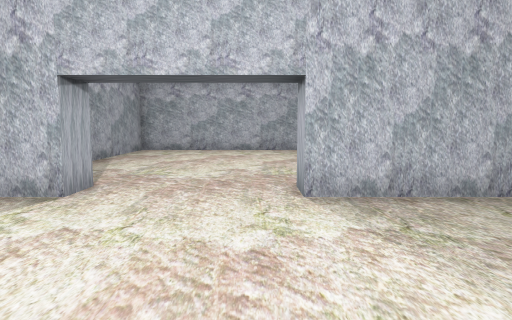
[1] (above)

12 first-person views from a walk through a Unity game level. The camera is 1.2 m above the floor, tilts 6° down and sees 75° across. Doors are open. The floor is counted in squares, 1 m on a side. Each view is taken from the middle of a square. On the plan, view 1 faces up. The plan holds only what a view shows up to about 14 squares ahead; the rest is blank. The place goes on beyond the plan. The player character is not drawn. Some surface patterns are stand-ins.

[2]
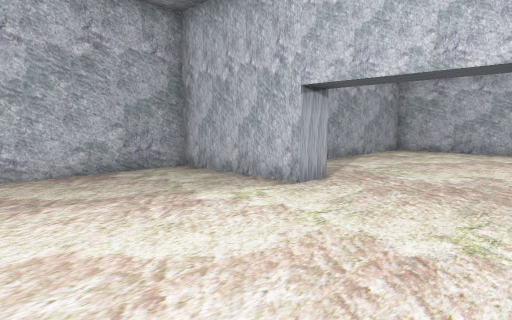

[3]
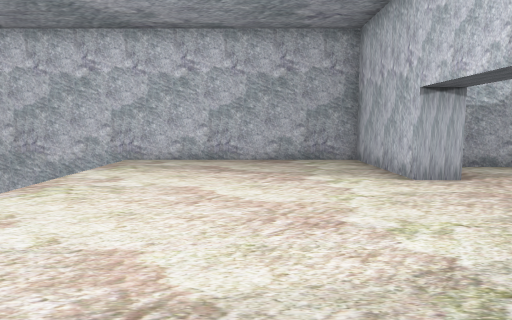

[4]
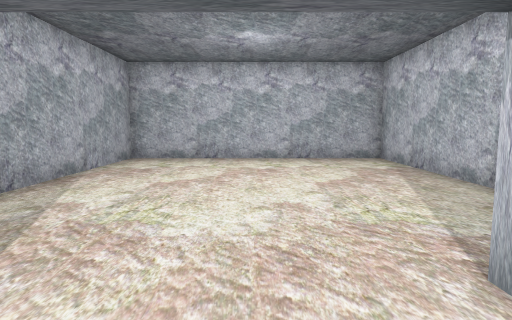

[5]
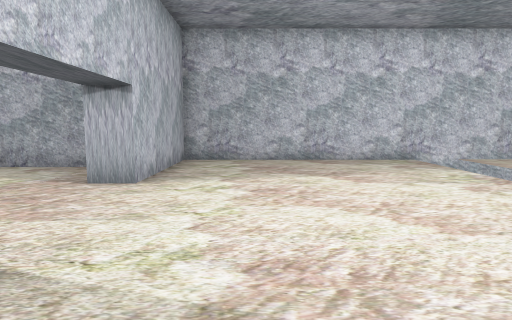

[6]
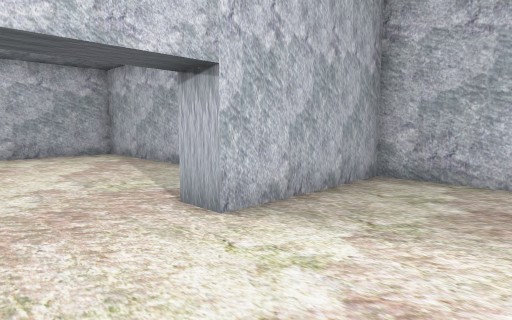

[7]
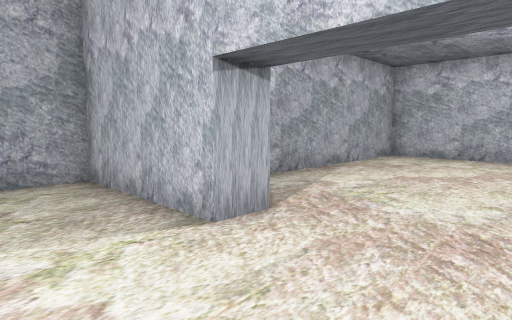

[8]
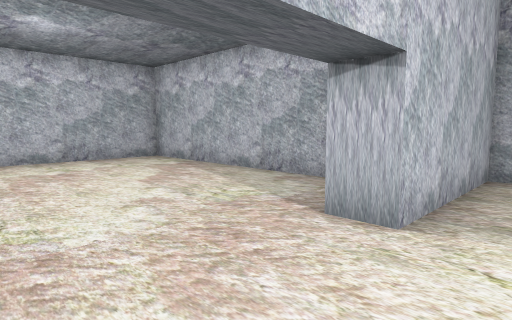

[9]
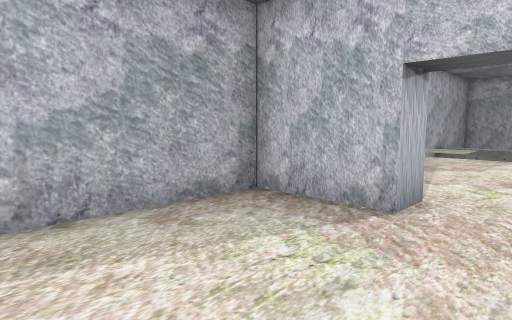

[10]
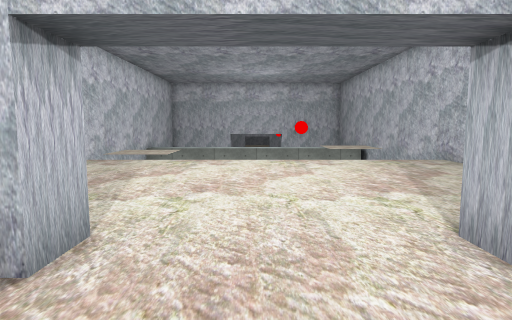

[11]
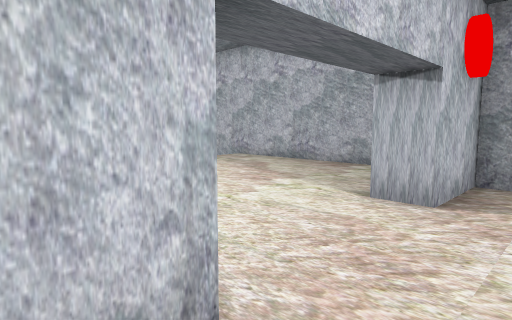

[12]
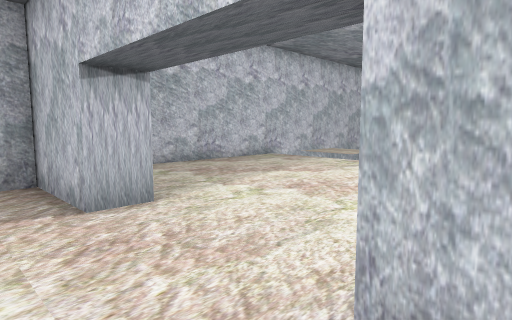

### Floor plan
Points are (right, up) in squares from view 1. A wall is a line through its corners. A room is listed if a view was taken in it or the views show most of it. See-through windows are left out.
Room 1 (views 1, 2, 3, 4, 5, 6, 7, 8)
walls: (-3.2, 5.5) (-7.5, 5.5) (-7.5, -5.1); (5.5, -5.5) (5.5, 5.5) (0.8, 5.5)
ways out: open door at (-1.5, 6) to room 2
Room 2 (views 9, 10, 11, 12)
walls: (0.8, 6.5) (3.5, 6.5) (3.5, 16) (-5.5, 16) (-5.5, 6.5) (-3.2, 6.5)
ways out: open door at (-1.5, 6) to room 1

Positions as (right, up) in squares from view 1, and headings:
1: (0, 0), facing up
2: (1, 0), facing up-left
3: (4, 2), facing left
4: (-1, 4), facing up
5: (-6, 3), facing right
6: (-2, 2), facing up-right
7: (0, 3), facing up-left
8: (-3, 4), facing up-right
9: (-1, 11), facing down-right
10: (-1, 9), facing down
11: (2, 8), facing down-left
12: (-4, 8), facing down-right
